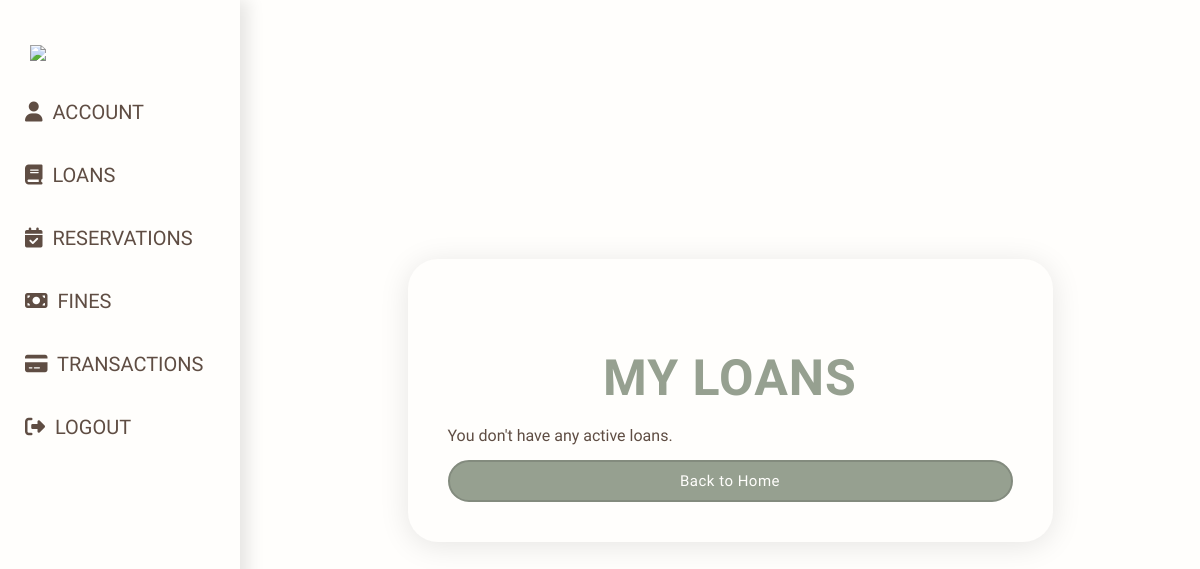
Page /loans (signed in) on the earlier database version.
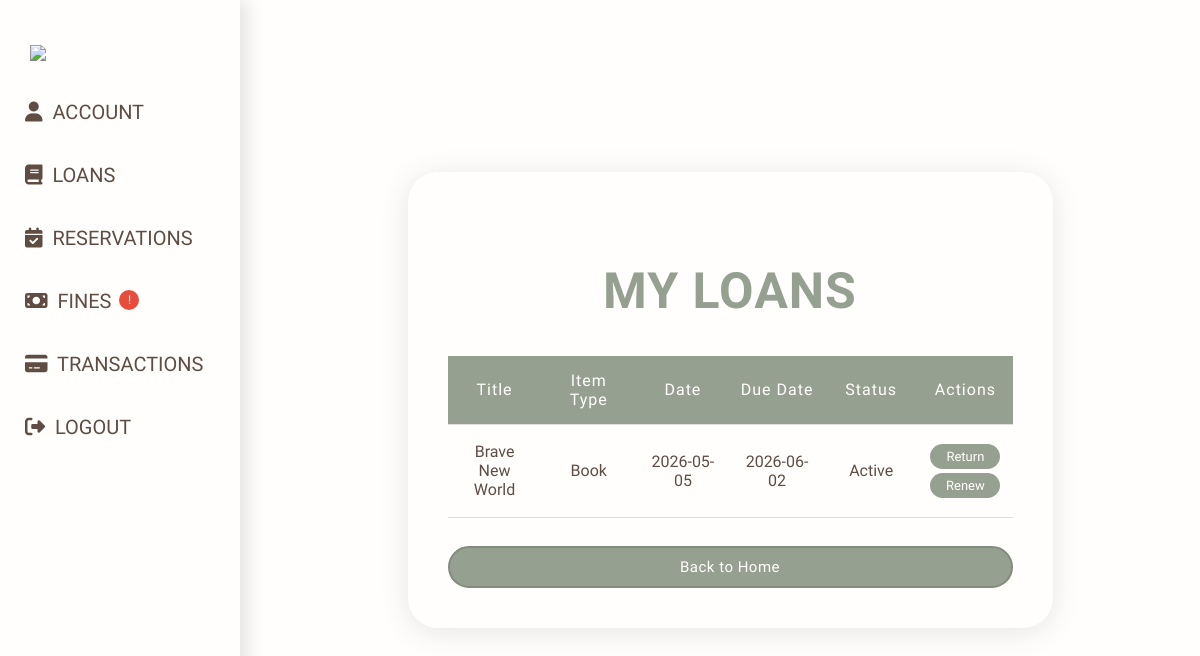
Same page on the later database version.
### models/Transaction.py (models this page shows, shortened)
class Transaction(db.Model):
    __tablename__ = "Transactions"
    id                   = db.Column(db.Integer, primary_key=True)
    transaction_id       = db.Column(db.String(45), unique=True, nullable=False)
    user_id              = db.Column(db.String(45), db.ForeignKey("users.user_id"), nullable=False)
    item_id              = db.Column(db.String(45), db.ForeignKey("Items.item_id"), nullable=False)
    transaction_type     = db.Column(db.Enum(TransactionType), nullable=False)
    item_type            = db.Column(db.String(20), nullable=False)
    date                 = db.Column(db.DateTime, default=utcnow)
    due_date             = db.Column(db.DateTime, nullable=True)
    returned_date        = db.Column(db.DateTime, nullable=True)
    status               = db.Column(db.Enum(TransactionStatus), nullable=False, default=TransactionStatus.ACTIVE)
    renewed_count        = db.Column(db.Integer, default = 0, nullable = False)
    max_renewals         = 1
    user                 = db.relationship("User", backref="transactions")
    item                 = db.relationship("Item", backref="transactions")

### models/Items.py (models this page shows, shortened)
class Item(db.Model):
    __tablename__ = "Items"
    id                  = db.Column(db.Integer, primary_key = True)
    item_id             = db.Column(db.String(36), unique = True, nullable = False)
    title               = db.Column(db.String(200), nullable = False)
    description         = db.Column(db.String(300), nullable = True)
    qty                 = db.Column(db.Integer, nullable = False)
    available_qty       = db.Column(db.Integer, nullable = False)
    added_on            = db.Column(db.DateTime, default = utcnow)
    item_type           = db.Column(db.String(20), nullable = False)
    image_url           = db.Column(db.String(500), nullable = True)
    loan_days           = 14
    __mapper_args__ = {
        'polymorphic_on': item_type,
        'polymorphic_identity': 'item'
    }

### app.py (the view)
@app.route('/loans')
@login_required
def loans():
    all_transactions = current_user.view_transactions()
    active_loans = [act_tran for act_tran in all_transactions
                    if act_tran.status.value in ('Active', 'Overdue')]
    return render_template('loans.html', user = current_user, loans = active_loans)

### app.py (called while the page is built)
@login_manager.user_loader
def load_user(user_id):
    return User.query.filter_by(user_id=user_id).first()

### models/Items.py (called while the page is built)
    def is_renewable(self):
        return True

### models/users.py (called while the page is built)
    def view_transactions(self):
        transactions = Transaction.query.filter_by(user_id = self.user_id).order_by(db.desc(Transaction.date)).all()
        return transactions

### templates/loans.html (shortened to what this page needs)
{% extends "profile-layout.html" %}
{% block content %}
<h2 class="title">My Loans</h2>
<br>
{% if loans %}
<table class="t-table">
    <thead>
        <tr>
            <th>Title</th>
            <th>Item Type</th>
            <th>Date</th>
            <th>Due Date</th>
            <th>Status</th>
            <th>Actions</th>
        </tr>
    </thead>
    <tbody>
        {% for loan in loans %}
        <tr>
            <td>{{ loan.item.title if loan.item else 'N/A' }}</td>
            <td>{{ loan.item.item_type if loan.item else 'N/A' }}</td>
            <td>{{ loan.date.strftime('%Y-%m-%d') if loan.date else '--' }}</td>
            <td>{{ loan.due_date.strftime('%Y-%m-%d') if loan.due_date else '--' }}</td>
            <td>{{ loan.status.value }}</td>
            <td>
                <form method="POST" action="{{ url_for('return_loan', transaction_id=loan.transaction_id) }}" style="display:inline;">
                    <button type="submit" class="btn-action">Return</button>
                </form>
                {% if loan.item and loan.item.is_renewable() and loan.renewed_count < loan.max_renewals %}
                    <form method="POST" action="{{ url_for('renew_loan', transaction_id=loan.transaction_id) }}" style="display:inline;">
                        <button type="submit" class="btn-action">Renew</button>
                    </form>
                {% endif %}
            </td>
        </tr>
        {% endfor %}
    </tbody>
</table>
{% else %}
<p>You don't have any active loans.</p>
{% endif %}
<a href="{{ url_for('index') }}" class="btn">Back to Home</a>
{% endblock %}

Differences in the rows shown:
added Transaction: item "Brave New World", item "Book", date "2026-05-05", due_date "2026-06-02", status.value "Active"
Other differences:
text no longer shown: "You don't have any active loans."
text now shown: "! Title Item Type Date Due Date Status Actions"
